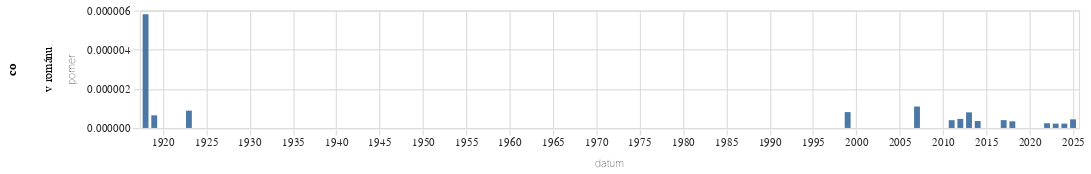

The notebook cell saved with this chart:
### Code cell
graf(vyvoj_vyskytu("(?i)ve{0,1} \w{0,20}\s{0,1}románu","v románu"))

### Figure 1 — Vega-Lite specification as saved in the notebook (floating-point values rounded to 4 significant figures)
{"config": {"title": {"font": "Noticia Text", "fontSize": 11.5, "anchor": "start", "lineHeight": 19, "fontWeight": "bolder", "subtitleFont": "Noticia Text", "subtitleFontSize": 10, "subtitleLineHeight": 15, "subtitlePadding": 10, "dy": -10, "color": "#292829", "subtitleColor": "#292829"}, "axis": {"labelFont": "Asap", "titleFont": "Asap", "fontWeight": "lighter", "titleFontWeight": "lighter", "labelFontSize": 9, "titleFontSize": 9, "labelPadding": 2, "titlePadding": 9, "domainOpacity": 0, "tickColor": "#DCDDD6", "labelColor": "#292829"}, "legend": {"labelFont": "Asap", "labelFontWeight": "normal", "titleFont": "Asap", "titleFontWeight": "normal", "labelFontSize": 9, "titleFontSize": 9, "labelColor": "#292829"}}, "data": {"name": "data-ac7bf373d0b175fa9e38067bec35064d"}, "mark": {"type": "bar"}, "encoding": {"row": {"field": "co", "type": "nominal"}, "x": {"field": "datum", "type": "temporal"}, "y": {"field": "pomer", "type": "quantitative"}}, "height": 100, "width": 800, "$schema": "https://vega.github.io/schema/vega-lite/v5.8.0.json", "datasets": {"data-ac7bf373d0b175fa9e38067bec35064d": [{"datum": "1918-01-01T00:00:00", "vyskytu": 1, "pocet_slov": 172010, "pomer": 5.814e-06, "co": "v románu"}, {"datum": "1919-01-01T00:00:00", "vyskytu": 1, "pocet_slov": 1547459, "pomer": 6.462e-07, "co": "v románu"}, {"datum": "1920-01-01T00:00:00", "vyskytu": 0, "pocet_slov": 1557497, "pomer": 0.0, "co": "v románu"}, {"datum": "1921-01-01T00:00:00", "vyskytu": 0, "pocet_slov": 1814119, "pomer": 0.0, "co": "v románu"}, {"datum": "1922-01-01T00:00:00", "vyskytu": 0, "pocet_slov": 1739976, "pomer": 0.0, "co": "v románu"}, {"datum": "1923-01-01T00:00:00", "vyskytu": 1, "pocet_slov": 1131296, "pomer": 8.839e-07, "co": "v románu"}, {"datum": "1924-01-01T00:00:00", "vyskytu": 0, "pocet_slov": 1386775, "pomer": 0.0, "co": "v románu"}, {"datum": "1925-01-01T00:00:00", "vyskytu": 0, "pocet_slov": 989387, "pomer": 0.0, "co": "v románu"}, {"datum": "1926-01-01T00:00:00", "vyskytu": 0, "pocet_slov": 1629693, "pomer": 0.0, "co": "v románu"}, {"datum": "1927-01-01T00:00:00", "vyskytu": 0, "pocet_slov": 1725378, "pomer": 0.0, "co": "v románu"}, {"datum": "1928-01-01T00:00:00", "vyskytu": 0, "pocet_slov": 1786584, "pomer": 0.0, "co": "v románu"}, {"datum": "1929-01-01T00:00:00", "vyskytu": 0, "pocet_slov": 907519, "pomer": 0.0, "co": "v románu"}, {"datum": "1930-01-01T00:00:00", "vyskytu": 0, "pocet_slov": 1990549, "pomer": 0.0, "co": "v románu"}, {"datum": "1931-01-01T00:00:00", "vyskytu": 0, "pocet_slov": 1466185, "pomer": 0.0, "co": "v románu"}, {"datum": "1932-01-01T00:00:00", "vyskytu": 0, "pocet_slov": 1117587, "pomer": 0.0, "co": "v románu"}, {"datum": "1933-01-01T00:00:00", "vyskytu": 0, "pocet_slov": 1230441, "pomer": 0.0, "co": "v románu"}, {"datum": "1934-01-01T00:00:00", "vyskytu": 0, "pocet_slov": 874472, "pomer": 0.0, "co": "v románu"}, {"datum": "1935-01-01T00:00:00", "vyskytu": 0, "pocet_slov": 712050, "pomer": 0.0, "co": "v románu"}, {"datum": "1936-01-01T00:00:00", "vyskytu": 0, "pocet_slov": 958205, "pomer": 0.0, "co": "v románu"}, {"datum": "1937-01-01T00:00:00", "vyskytu": 0, "pocet_slov": 733783, "pomer": 0.0, "co": "v románu"}, {"datum": "1938-01-01T00:00:00", "vyskytu": 0, "pocet_slov": 383461, "pomer": 0.0, "co": "v románu"}, {"datum": "1945-01-01T00:00:00", "vyskytu": 0, "pocet_slov": 140144, "pomer": 0.0, "co": "v románu"}, {"datum": "1946-01-01T00:00:00", "vyskytu": 0, "pocet_slov": 1129068, "pomer": 0.0, "co": "v románu"}, {"datum": "1947-01-01T00:00:00", "vyskytu": 0, "pocet_slov": 1083098, "pomer": 0.0, "co": "v románu"}, {"datum": "1948-01-01T00:00:00", "vyskytu": 0, "pocet_slov": 618132, "pomer": 0.0, "co": "v románu"}, {"datum": "1949-01-01T00:00:00", "vyskytu": 0, "pocet_slov": 357203, "pomer": 0.0, "co": "v románu"}, {"datum": "1950-01-01T00:00:00", "vyskytu": 0, "pocet_slov": 208781, "pomer": 0.0, "co": "v románu"}, {"datum": "1951-01-01T00:00:00", "vyskytu": 0, "pocet_slov": 219888, "pomer": 0.0, "co": "v románu"}, {"datum": "1952-01-01T00:00:00", "vyskytu": 0, "pocet_slov": 189920, "pomer": 0.0, "co": "v románu"}, {"datum": "1953-01-01T00:00:00", "vyskytu": 0, "pocet_slov": 114518, "pomer": 0.0, "co": "v románu"}, {"datum": "1954-01-01T00:00:00", "vyskytu": 0, "pocet_slov": 98416, "pomer": 0.0, "co": "v románu"}, {"datum": "1955-01-01T00:00:00", "vyskytu": 0, "pocet_slov": 78833, "pomer": 0.0, "co": "v románu"}, {"datum": "1956-01-01T00:00:00", "vyskytu": 0, "pocet_slov": 138430, "pomer": 0.0, "co": "v románu"}, {"datum": "1957-01-01T00:00:00", "vyskytu": 0, "pocet_slov": 137388, "pomer": 0.0, "co": "v románu"}, {"datum": "1958-01-01T00:00:00", "vyskytu": 0, "pocet_slov": 142112, "pomer": 0.0, "co": "v románu"}, {"datum": "1959-01-01T00:00:00", "vyskytu": 0, "pocet_slov": 141333, "pomer": 0.0, "co": "v románu"}, {"datum": "1960-01-01T00:00:00", "vyskytu": 0, "pocet_slov": 181817, "pomer": 0.0, "co": "v románu"}, {"datum": "1961-01-01T00:00:00", "vyskytu": 0, "pocet_slov": 216288, "pomer": 0.0, "co": "v románu"}, {"datum": "1962-01-01T00:00:00", "vyskytu": 0, "pocet_slov": 98793, "pomer": 0.0, "co": "v románu"}, {"datum": "1963-01-01T00:00:00", "vyskytu": 0, "pocet_slov": 139432, "pomer": 0.0, "co": "v románu"}, {"datum": "1964-01-01T00:00:00", "vyskytu": 0, "pocet_slov": 288820, "pomer": 0.0, "co": "v románu"}, {"datum": "1965-01-01T00:00:00", "vyskytu": 0, "pocet_slov": 194814, "pomer": 0.0, "co": "v románu"}, {"datum": "1966-01-01T00:00:00", "vyskytu": 0, "pocet_slov": 247115, "pomer": 0.0, "co": "v románu"}, {"datum": "1967-01-01T00:00:00", "vyskytu": 0, "pocet_slov": 225198, "pomer": 0.0, "co": "v románu"}, {"datum": "1968-01-01T00:00:00", "vyskytu": 0, "pocet_slov": 559905, "pomer": 0.0, "co": "v románu"}, {"datum": "1969-01-01T00:00:00", "vyskytu": 0, "pocet_slov": 368721, "pomer": 0.0, "co": "v románu"}, {"datum": "1970-01-01T00:00:00", "vyskytu": 0, "pocet_slov": 248046, "pomer": 0.0, "co": "v románu"}, {"datum": "1971-01-01T00:00:00", "vyskytu": 0, "pocet_slov": 263102, "pomer": 0.0, "co": "v románu"}, {"datum": "1972-01-01T00:00:00", "vyskytu": 0, "pocet_slov": 213032, "pomer": 0.0, "co": "v románu"}, {"datum": "1973-01-01T00:00:00", "vyskytu": 0, "pocet_slov": 280835, "pomer": 0.0, "co": "v románu"}, {"datum": "1974-01-01T00:00:00", "vyskytu": 0, "pocet_slov": 291980, "pomer": 0.0, "co": "v románu"}, {"datum": "1975-01-01T00:00:00", "vyskytu": 0, "pocet_slov": 335255, "pomer": 0.0, "co": "v románu"}, {"datum": "1976-01-01T00:00:00", "vyskytu": 0, "pocet_slov": 244998, "pomer": 0.0, "co": "v románu"}, {"datum": "1977-01-01T00:00:00", "vyskytu": 0, "pocet_slov": 253702, "pomer": 0.0, "co": "v románu"}, {"datum": "1978-01-01T00:00:00", "vyskytu": 0, "pocet_slov": 289894, "pomer": 0.0, "co": "v románu"}, {"datum": "1979-01-01T00:00:00", "vyskytu": 0, "pocet_slov": 252883, "pomer": 0.0, "co": "v románu"}, {"datum": "1980-01-01T00:00:00", "vyskytu": 0, "pocet_slov": 242065, "pomer": 0.0, "co": "v románu"}, {"datum": "1981-01-01T00:00:00", "vyskytu": 0, "pocet_slov": 134899, "pomer": 0.0, "co": "v románu"}, {"datum": "1982-01-01T00:00:00", "vyskytu": 0, "pocet_slov": 186973, "pomer": 0.0, "co": "v románu"}, {"datum": "1983-01-01T00:00:00", "vyskytu": 0, "pocet_slov": 227768, "pomer": 0.0, "co": "v románu"}, {"datum": "1984-01-01T00:00:00", "vyskytu": 0, "pocet_slov": 191735, "pomer": 0.0, "co": "v románu"}, {"datum": "1985-01-01T00:00:00", "vyskytu": 0, "pocet_slov": 165973, "pomer": 0.0, "co": "v románu"}, {"datum": "1986-01-01T00:00:00", "vyskytu": 0, "pocet_slov": 98877, "pomer": 0.0, "co": "v románu"}, {"datum": "1987-01-01T00:00:00", "vyskytu": 0, "pocet_slov": 149991, "pomer": 0.0, "co": "v románu"}, {"datum": "1988-01-01T00:00:00", "vyskytu": 0, "pocet_slov": 167631, "pomer": 0.0, "co": "v románu"}, {"datum": "1989-01-01T00:00:00", "vyskytu": 0, "pocet_slov": 255151, "pomer": 0.0, "co": "v románu"}, {"datum": "1990-01-01T00:00:00", "vyskytu": 0, "pocet_slov": 833434, "pomer": 0.0, "co": "v románu"}, {"datum": "1991-01-01T00:00:00", "vyskytu": 0, "pocet_slov": 1410605, "pomer": 0.0, "co": "v románu"}, {"datum": "1992-01-01T00:00:00", "vyskytu": 0, "pocet_slov": 1217148, "pomer": 0.0, "co": "v románu"}, {"datum": "1993-01-01T00:00:00", "vyskytu": 0, "pocet_slov": 1127475, "pomer": 0.0, "co": "v románu"}, {"datum": "1994-01-01T00:00:00", "vyskytu": 0, "pocet_slov": 948063, "pomer": 0.0, "co": "v románu"}, {"datum": "1995-01-01T00:00:00", "vyskytu": 0, "pocet_slov": 1138209, "pomer": 0.0, "co": "v románu"}, {"datum": "1996-01-01T00:00:00", "vyskytu": 0, "pocet_slov": 1240947, "pomer": 0.0, "co": "v románu"}, {"datum": "1997-01-01T00:00:00", "vyskytu": 0, "pocet_slov": 2179318, "pomer": 0.0, "co": "v románu"}, {"datum": "1998-01-01T00:00:00", "vyskytu": 0, "pocet_slov": 1522654, "pomer": 0.0, "co": "v románu"}, {"datum": "1999-01-01T00:00:00", "vyskytu": 2, "pocet_slov": 2465372, "pomer": 8.112e-07, "co": "v románu"}, {"datum": "2000-01-01T00:00:00", "vyskytu": 0, "pocet_slov": 2483127, "pomer": 0.0, "co": "v románu"}, {"datum": "2001-01-01T00:00:00", "vyskytu": 0, "pocet_slov": 2462192, "pomer": 0.0, "co": "v románu"}, {"datum": "2002-01-01T00:00:00", "vyskytu": 0, "pocet_slov": 1931845, "pomer": 0.0, "co": "v románu"}, {"datum": "2003-01-01T00:00:00", "vyskytu": 0, "pocet_slov": 2578085, "pomer": 0.0, "co": "v románu"}, {"datum": "2004-01-01T00:00:00", "vyskytu": 0, "pocet_slov": 2351739, "pomer": 0.0, "co": "v románu"}, {"datum": "2005-01-01T00:00:00", "vyskytu": 0, "pocet_slov": 2582168, "pomer": 0.0, "co": "v románu"}, {"datum": "2006-01-01T00:00:00", "vyskytu": 0, "pocet_slov": 1552476, "pomer": 0.0, "co": "v románu"}, {"datum": "2007-01-01T00:00:00", "vyskytu": 2, "pocet_slov": 1826653, "pomer": 1.095e-06, "co": "v románu"}, {"datum": "2008-01-01T00:00:00", "vyskytu": 0, "pocet_slov": 1786832, "pomer": 0.0, "co": "v románu"}, {"datum": "2009-01-01T00:00:00", "vyskytu": 0, "pocet_slov": 2116415, "pomer": 0.0, "co": "v románu"}, {"datum": "2010-01-01T00:00:00", "vyskytu": 0, "pocet_slov": 1718642, "pomer": 0.0, "co": "v románu"}, {"datum": "2011-01-01T00:00:00", "vyskytu": 1, "pocet_slov": 2512843, "pomer": 3.98e-07, "co": "v románu"}, {"datum": "2012-01-01T00:00:00", "vyskytu": 1, "pocet_slov": 2154063, "pomer": 4.642e-07, "co": "v románu"}, {"datum": "2013-01-01T00:00:00", "vyskytu": 1, "pocet_slov": 1253654, "pomer": 7.977e-07, "co": "v románu"}, {"datum": "2014-01-01T00:00:00", "vyskytu": 1, "pocet_slov": 2797907, "pomer": 3.574e-07, "co": "v románu"}, {"datum": "2015-01-01T00:00:00", "vyskytu": 0, "pocet_slov": 2883253, "pomer": 0.0, "co": "v románu"}, {"datum": "2016-01-01T00:00:00", "vyskytu": 0, "pocet_slov": 3088746, "pomer": 0.0, "co": "v románu"}, {"datum": "2017-01-01T00:00:00", "vyskytu": 1, "pocet_slov": 2494184, "pomer": 4.009e-07, "co": "v románu"}, {"datum": "2018-01-01T00:00:00", "vyskytu": 1, "pocet_slov": 2950192, "pomer": 3.39e-07, "co": "v románu"}, {"datum": "2019-01-01T00:00:00", "vyskytu": 0, "pocet_slov": 3385704, "pomer": 0.0, "co": "v románu"}, {"datum": "2020-01-01T00:00:00", "vyskytu": 0, "pocet_slov": 3628168, "pomer": 0.0, "co": "v románu"}, {"datum": "2021-01-01T00:00:00", "vyskytu": 0, "pocet_slov": 3028906, "pomer": 0.0, "co": "v románu"}, {"datum": "2022-01-01T00:00:00", "vyskytu": 1, "pocet_slov": 4156918, "pomer": 2.406e-07, "co": "v románu"}, {"datum": "2023-01-01T00:00:00", "vyskytu": 1, "pocet_slov": 4543342, "pomer": 2.201e-07, "co": "v románu"}, {"datum": "2024-01-01T00:00:00", "vyskytu": 1, "pocet_slov": 4476204, "pomer": 2.234e-07, "co": "v románu"}, {"datum": "2025-01-01T00:00:00", "vyskytu": 1, "pocet_slov": 2270797, "pomer": 4.404e-07, "co": "v románu"}]}}
